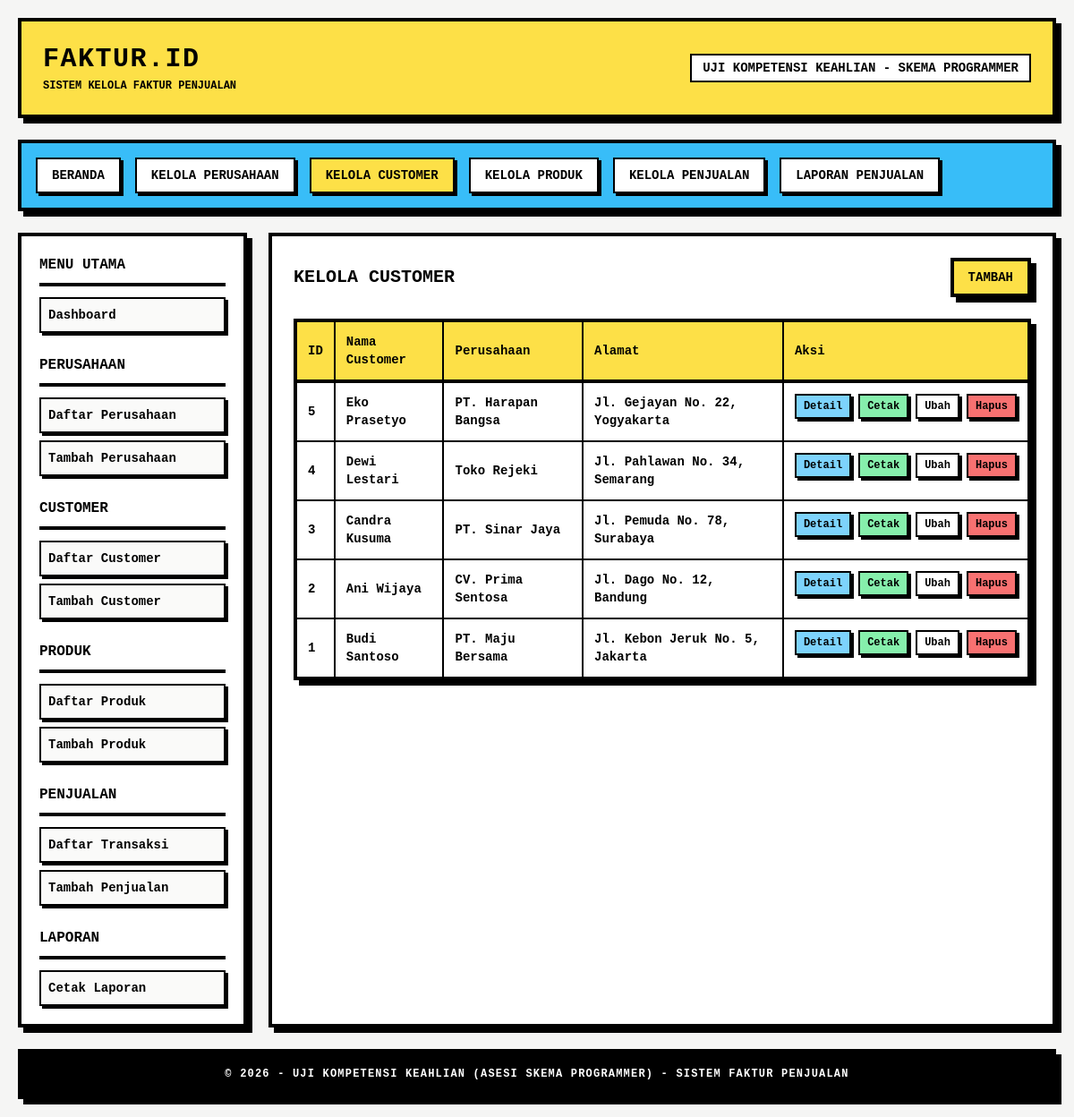
The app's page /index.php?page=customer with its own data.
### tables this page shows
CREATE TABLE IF NOT EXISTS `customer` (
  `id_customer` INT AUTO_INCREMENT PRIMARY KEY,
  `nama_customer` VARCHAR(150) NOT NULL,
  `perusahaan_cust` VARCHAR(150) NOT NULL,
  `alamat` TEXT NOT NULL
);

### customer.php (the view, shortened to what this page needs)
<?php
$action = isset($_GET['action']) ? $_GET['action'] : 'list';
if ($action == 'list') {
    $result = $conn->query("SELECT * FROM customer ORDER BY id_customer DESC");
    ?>
    <div class="flex justify-between items-center mb-6">
        <h2 class="text-xl font-black uppercase">Kelola Customer</h2>
        <a href="index.php?page=customer&action=add" class="px-4 py-2 border-4 border-black bg-yellow-300 shadow-brutal hover:translate-x-[-2px] hover:translate-y-[-2px] hover:shadow-[8px_8px_0px_0px_rgba(0,0,0,1)] transition-all uppercase text-sm">Tambah</a>
    </div>
    <table class="w-full border-4 border-black shadow-brutal text-sm">
        <thead>
            <tr class="bg-yellow-300 border-b-4 border-black text-left">
                <th class="p-3 border-r-2 border-black">ID</th>
                <th class="p-3 border-r-2 border-black">Nama Customer</th>
                <th class="p-3 border-r-2 border-black">Perusahaan</th>
                <th class="p-3 border-r-2 border-black">Alamat</th>
                <th class="p-3">Aksi</th>
            </tr>
        </thead>
        <tbody>
            <?php if ($result->num_rows > 0): while ($row = $result->fetch_assoc()): ?>
                <tr class="border-b-2 border-black hover:bg-stone-50">
                    <td class="p-3 border-r-2 border-black"><?php echo $row['id_customer']; ?></td>
                    <td class="p-3 border-r-2 border-black"><?php echo htmlspecialchars($row['nama_customer']); ?></td>
                    <td class="p-3 border-r-2 border-black"><?php echo htmlspecialchars($row['perusahaan_cust']); ?></td>
                    <td class="p-3 border-r-2 border-black"><?php echo nl2br(htmlspecialchars($row['alamat'])); ?></td>
                    <td class="p-3 flex gap-2">
                        <a href="index.php?page=customer&action=detail&id=<?php echo $row['id_customer']; ?>" class="px-2 py-1 border-2 border-black bg-sky-300 text-xs shadow-brutal-sm">Detail</a>
                        <a href="index.php?page=customer&action=preview&id=<?php echo $row['id_customer']; ?>" class="px-2 py-1 border-2 border-black bg-green-300 text-xs shadow-brutal-sm">Cetak</a>
                        <a href="index.php?page=customer&action=edit&id=<?php echo $row['id_customer']; ?>" class="px-2 py-1 border-2 border-black bg-white text-xs shadow-brutal-sm">Ubah</a>
                        <a href="index.php?page=customer&action=delete&id=<?php echo $row['id_customer']; ?>" class="px-2 py-1 border-2 border-black bg-red-400 text-xs shadow-brutal-sm" onclick="return confirm('Hapus?')">Hapus</a>
                    </td>
                </tr>
            <?php endwhile; else: ?>
                <tr><td colspan="5" class="p-3 text-center">Belum ada data.</td></tr>
            <?php endif; ?>
        </tbody>
    </table>
<?php
} ?>

### layout_header.php (style rules this page uses)
body { font-family: 'Courier New', Courier, monospace; font-weight: 900; }

### records on screen
customer: id_customer "5", nama_customer "Eko Prasetyo", perusahaan_cust "PT. Harapan Bangsa", alamat "Jl. Gejayan No. 22, Yogyakarta"
customer: id_customer "4", nama_customer "Dewi Lestari", perusahaan_cust "Toko Rejeki", alamat "Jl. Pahlawan No. 34, Semarang"
customer: id_customer "3", nama_customer "Candra Kusuma", perusahaan_cust "PT. Sinar Jaya", alamat "Jl. Pemuda No. 78, Surabaya"
customer: id_customer "2", nama_customer "Ani Wijaya", perusahaan_cust "CV. Prima Sentosa", alamat "Jl. Dago No. 12, Bandung"
customer: id_customer "1", nama_customer "Budi Santoso", perusahaan_cust "PT. Maju Bersama", alamat "Jl. Kebon Jeruk No. 5, Jakarta"
